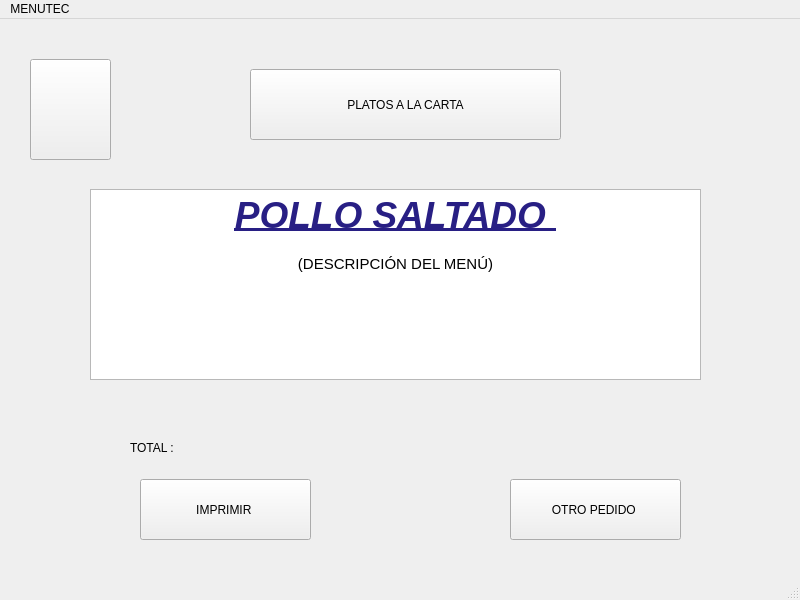
<?xml version="1.0" encoding="UTF-8"?>
<ui version="4.0">
 <class>pc2Window</class>
 <widget class="QMainWindow" name="pc2Window">
  <property name="geometry">
   <rect>
    <x>0</x>
    <y>0</y>
    <width>800</width>
    <height>600</height>
   </rect>
  </property>
  <property name="windowTitle">
   <string>MainWindow</string>
  </property>
  <widget class="QWidget" name="centralwidget">
   <widget class="QLabel" name="label">
    <property name="geometry">
     <rect>
      <x>130</x>
      <y>420</y>
      <width>68</width>
      <height>17</height>
     </rect>
    </property>
    <property name="text">
     <string>TOTAL : </string>
    </property>
   </widget>
   <widget class="QPushButton" name="pushButton_2">
    <property name="geometry">
     <rect>
      <x>30</x>
      <y>40</y>
      <width>81</width>
      <height>101</height>
     </rect>
    </property>
    <property name="text">
     <string/>
    </property>
    <property name="icon">
     <iconset>
      <normaloff>flecha-hacia-la-izquierda-antes-de-icono-4330-128.png</normaloff>flecha-hacia-la-izquierda-antes-de-icono-4330-128.png</iconset>
    </property>
    <property name="iconSize">
     <size>
      <width>100</width>
      <height>100</height>
     </size>
    </property>
   </widget>
   <widget class="QPushButton" name="pushButton_4">
    <property name="geometry">
     <rect>
      <x>510</x>
      <y>460</y>
      <width>171</width>
      <height>61</height>
     </rect>
    </property>
    <property name="text">
     <string>OTRO PEDIDO </string>
    </property>
   </widget>
   <widget class="QTextEdit" name="textEdit">
    <property name="geometry">
     <rect>
      <x>90</x>
      <y>170</y>
      <width>611</width>
      <height>191</height>
     </rect>
    </property>
    <property name="html">
     <string>&lt;!DOCTYPE HTML PUBLIC &quot;-//W3C//DTD HTML 4.0//EN&quot; &quot;http://www.w3.org/TR/REC-html40/strict.dtd&quot;&gt;
&lt;html&gt;&lt;head&gt;&lt;meta name=&quot;qrichtext&quot; content=&quot;1&quot; /&gt;&lt;style type=&quot;text/css&quot;&gt;
p, li { white-space: pre-wrap; }
&lt;/style&gt;&lt;/head&gt;&lt;body style=&quot; font-family:'Ubuntu'; font-size:11pt; font-weight:400; font-style:normal;&quot;&gt;
&lt;p align=&quot;center&quot; style=&quot; margin-top:0px; margin-bottom:0px; margin-left:0px; margin-right:0px; -qt-block-indent:0; text-indent:0px;&quot;&gt;&lt;span style=&quot; font-size:28pt; font-weight:600; font-style:italic; text-decoration: underline; color:#281f84;&quot;&gt;POLLO SALTADO &lt;/span&gt;&lt;/p&gt;
&lt;p align=&quot;center&quot; style=&quot;-qt-paragraph-type:empty; margin-top:0px; margin-bottom:0px; margin-left:0px; margin-right:0px; -qt-block-indent:0; text-indent:0px; font-weight:600; font-style:italic; text-decoration: underline;&quot;&gt;&lt;br /&gt;&lt;/p&gt;
&lt;p align=&quot;center&quot; style=&quot; margin-top:0px; margin-bottom:0px; margin-left:0px; margin-right:0px; -qt-block-indent:0; text-indent:0px;&quot;&gt;(DESCRIPCIÓN DEL MENÚ)&lt;/p&gt;&lt;/body&gt;&lt;/html&gt;</string>
    </property>
   </widget>
   <widget class="QPushButton" name="pushButton">
    <property name="geometry">
     <rect>
      <x>250</x>
      <y>50</y>
      <width>311</width>
      <height>71</height>
     </rect>
    </property>
    <property name="text">
     <string>PLATOS A LA CARTA</string>
    </property>
    <property name="icon">
     <iconset>
      <normaloff>UTEC.png</normaloff>UTEC.png</iconset>
    </property>
   </widget>
   <widget class="QPushButton" name="pushButton_3">
    <property name="geometry">
     <rect>
      <x>140</x>
      <y>460</y>
      <width>171</width>
      <height>61</height>
     </rect>
    </property>
    <property name="text">
     <string>IMPRIMIR </string>
    </property>
   </widget>
  </widget>
  <widget class="QMenuBar" name="menubar">
   <property name="geometry">
    <rect>
     <x>0</x>
     <y>0</y>
     <width>800</width>
     <height>25</height>
    </rect>
   </property>
   <widget class="QMenu" name="menuMENUTEC">
    <property name="title">
     <string>MENUTEC</string>
    </property>
   </widget>
   <addaction name="menuMENUTEC"/>
  </widget>
  <widget class="QStatusBar" name="statusbar"/>
 </widget>
 <resources/>
 <connections/>
</ui>
